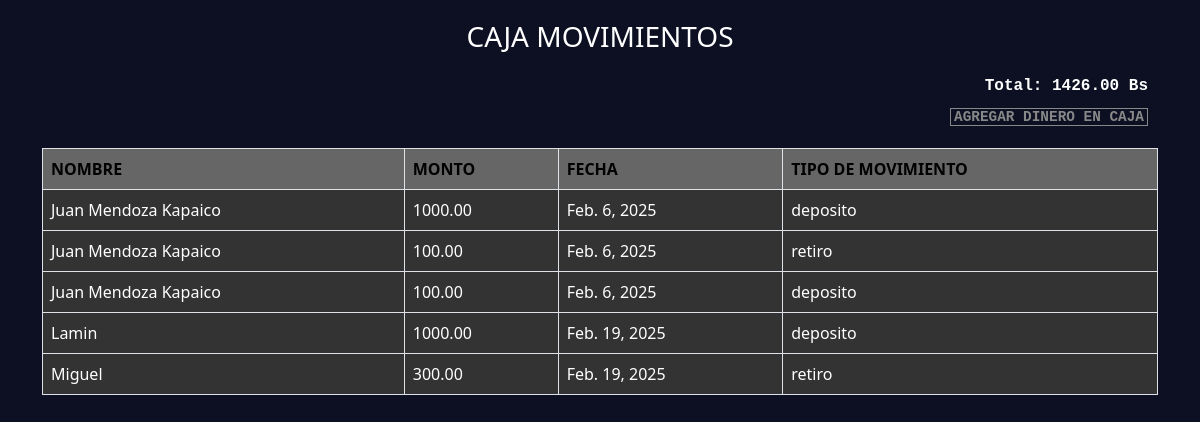
Page /caja/ on the committed database.
### caja/models.py (models this page shows, shortened)
class Caja(models.Model):
    monto_disponible = models.DecimalField(max_digits=10, decimal_places=2, default=0.00)

class MovimientoCaja(models.Model):
    TIPO_MOVIMIENTO = [
        ('deposito', 'Depósito'),
        ('retiro', 'Retiro'),
    ]
    nombre = models.CharField(max_length=100)
    monto = models.DecimalField(max_digits=10, decimal_places=2)
    fecha = models.DateField(auto_now_add=True)
    tipo_movimiento = models.CharField(max_length=10, choices=TIPO_MOVIMIENTO)

### caja/views.py (the view)
# urls.py: path('caja/', views.caja, name='caja'),
def caja(request):
    total_caja = Caja.objects.get(id=1)  # Obtiene el registro con id=1
    movimiento = MovimientoCaja.objects.all()
    return render(request, 'caja.html', {'movimiento':movimiento, 'total_caja':total_caja})

### caja/templates/caja.html (shortened to what this page needs)
{% extends "home/base.html" %}
{% load static %}
{% block head %}
    <link rel="stylesheet" href="{% static 'css/clients.css' %}">
{% endblock %}
{% block content %}
    <div class="container">
        <h3 class="titulo">CAJA MOVIMIENTOS</h3>
        <div class="cont">
            <div class="text-end">
                {% if total_caja %}
                    <div class="">Total:  {{ total_caja.monto_disponible }} Bs</div>
                {% else %}
                    <div class="">Total:  0.00 Bs</div>
                {% endif %}
            </div>
            <div class="enlace text-end"><a href="{% url 'agregar_dinero_caja' %}">AGREGAR DINERO EN CAJA</a></div>
        </div>
        <div class="box_table">
            <table class="table table-bordered">
                <thead>
                    <tr>
                        <th class="fw-bold">NOMBRE</th>
                        <th class="fw-bold">MONTO</th>
                        <th class="fw-bold">FECHA</th>
                        <th class="fw-bold">TIPO DE MOVIMIENTO</th>
                    </tr>
                </thead>
                <tbody>
                    {% for m in movimiento %}
                    <tr class="">
                        <td class="">{{ m.nombre }}</td>
                        <td>{{ m.monto }}</td>
                        <td>{{ m.fecha }}</td>
                        <td>{{ m.tipo_movimiento }}</td>
                    </tr>
                    {% endfor %}
                </tbody>
            </table>
        </div>
    </div>
{% endblock %}

### clientes/static/css/clients.css (style rules this page uses)
.container { background: transparent; }
.container .titulo { text-align: center; margin: 20px 0; }
.container .cont { margin-right: 10px; margin-bottom: 20px; }
.container .cont div:nth-child(1) { margin: 5px 0; }
.container .cont div:nth-child(1) div { font-weight: bold; font-family: 'Courier New', Courier, monospace; }
.container .enlace a { text-decoration: none; padding: 0 3px; color: #888; font-size: 0.9rem; font-family: 'Courier New', Courier, monospace; font-weight: bold; border: 1px solid #888; }
.container .box_table { margin-top: 20px; }
.container .box_table .table thead tr th { background: #666; color: #000; }
.container .box_table .table tbody tr td { background: #333; color: #fff; }

### home/templates/home/base.html (style rules this page uses)
* { margin: 0; padding: 0; box-sizing: border-box; }
body { background-color: #0c1022; color: #fff; }

### rows in the picture
Caja: monto_disponible "1426.00"
MovimientoCaja: nombre "Juan Mendoza Kapaico", monto "1000.00", fecha "Feb. 6, 2025", tipo_movimiento "deposito"
MovimientoCaja: nombre "Juan Mendoza Kapaico", monto "100.00", fecha "Feb. 6, 2025", tipo_movimiento "retiro"
MovimientoCaja: nombre "Juan Mendoza Kapaico", monto "100.00", fecha "Feb. 6, 2025", tipo_movimiento "deposito"
MovimientoCaja: nombre "Lamin", monto "1000.00", fecha "Feb. 19, 2025", tipo_movimiento "deposito"
MovimientoCaja: nombre "Miguel", monto "300.00", fecha "Feb. 19, 2025", tipo_movimiento "retiro"
